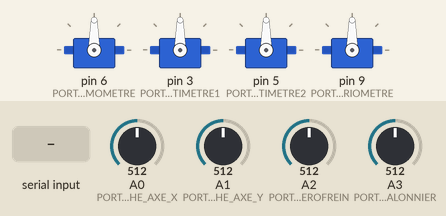
Bench run of a sketch on a simulated Arduino Uno, built with avr-gcc and run on an emulated ATmega328P. Parts: 4 × servo. Inputs (shaded band) come from the test bench; at power-on: A0 (PORT_POT_MANCHE_AXE_X) = 512, A1 (PORT_POT_MANCHE_AXE_Y) = 512, A2 (PORT_POT_AEROFREIN) = 512, A3 (PORT_POT_PALONNIER) = 512.

Above: at 1.2 s.
1.3 s: "ANE\n" received over Serial
At 2.4 s:
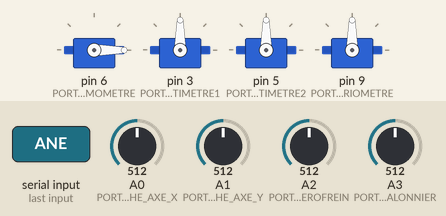
2.8 s: "ALT\n" received over Serial
At 3.6 s:
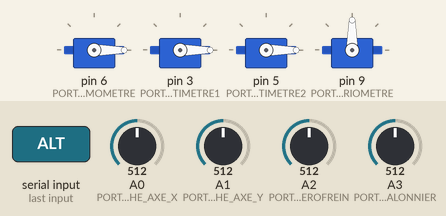
Timing chart, 0 to 5.8 s (numbered marks = the images above; inputs shaded):
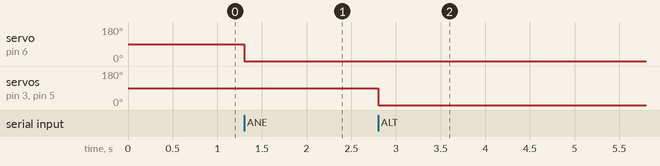

The sketch:

interface_arduino_simu.ino
```cpp
/* #define remplace une chaine de caractère par une autre chaine de caractère avant la compilation
    ça revient au fonctionnement d'une constante sauf que celle-ci ne prend pas de place en mémoire
    et nous permet de modifier facilement le port sur lequel est branché un composant
*/
#define PORT_SERVO_ANEMOMETRE 6
#define PORT_SERVO_ALTIMETRE1 3
#define PORT_SERVO_ALTIMETRE2 5
#define PORT_SERVO_VARIOMETRE 9
// les ports sur lesquels sont branchés les servomoteurs doivent être compatibles PWM (avoir une ~ à coté du numéro de port)

#define PORT_POT_MANCHE_AXE_X A0
#define PORT_POT_MANCHE_AXE_Y A1
#define PORT_POT_AEROFREIN A2
#define PORT_POT_PALONNIER A3
// les ports sur lesquels sont branchés les potentiomètre doivent être des ports analogiques

#define VALEUR_LIMITE_ANEMOMETRE 178
#define VALEUR_LIMITE_ALTIMETRE1 179
#define VALEUR_LIMITE_ALTIMETRE2 179
#define VALEUR_INF_LIMITE_VARIOMETRE 12
#define VALEUR_MIL_LIMITE_VARIOMETRE 92
#define VALEUR_SUP_LIMITE_VARIOMETRE 177
// les valeurs limites atteintes par les servomoteurs (en m/s et m)


#include <Servo.h>
// importe la bibliothèque qui commande les servomoteurs

Servo anemometre;
Servo altimetre1;
Servo altimetre2;
Servo variometre;
// définie trois fonctions qui utiliseront la bibliothèque Servo

int valMancheAxeX;
int valMancheAxeY;
int valPotAerofrein;
int valPotPalonnier;
// déclare les variables pour les potentiomètres (valeur entre 0 et 1023)

int valServoAnemometre = 0;
int valServoAltimetre1 = 0;
int valServoAltimetre2 = 0;
int valServoVariometre = 0;
// déclare les variables pour les servomoteurs (valeur entre 0 et 255)

String commande = "";
//déclare la variable qui contiendra temporairement la commande reçue de Python


// fonction setup ne s'exécutent qu'une seule fois au démarrage
void setup() {
  Serial.begin(57600);
  // démarre la connexion série avec Python

  anemometre.attach(PORT_SERVO_ANEMOMETRE);
  altimetre1.attach(PORT_SERVO_ALTIMETRE1);
  altimetre2.attach(PORT_SERVO_ALTIMETRE2);
  variometre.attach(PORT_SERVO_VARIOMETRE);
  // définit les ports reliés aux servomoteurs
}

// fonction qui actualise la valeur des entrées (potentiomètres)
void inputData() {
  valMancheAxeX = map (analogRead(PORT_POT_MANCHE_AXE_X), 237, 388, -100, 100);
  valMancheAxeY = map (analogRead(PORT_POT_MANCHE_AXE_Y), 89, 289, -100, 100);
  valPotAerofrein = map (analogRead(PORT_POT_AEROFREIN), 0, 1023, 0, 100);
  valPotPalonnier = map (analogRead(PORT_POT_PALONNIER), 0, 1023, -100, 100);
  // récupère la position des potentiomètres, après les avoir traduient en valeur de -100 à 100
}

// fonction qui gère la communication entrante avec Python
void comSerialSimu() {

  if (Serial.available() > 0) {
    // check si un message arrive sur le port série

    char caractere = Serial.read();
    // stocke le caractère reçue

    if (caractere == 10) { // si le caractère est \n (retour à la ligne: 10 en valeur ASCII), le suffixe,  rechercher à quoi correspond le préfixe
      if (commande.substring(0, 3) == "ANE") { // si le préfixe correspond à "ANE" (anémomètre)
        valServoAnemometre = commande.substring(3).toInt(); // stocker la variable correspondant à l'anémomètre, après l'avoir convertie d'ASCII à entier
        outputAnemometre();
      } else if (commande.substring(0, 3) == "ALT") { // (altimètre)
        valServoAltimetre1 = commande.substring(3).toInt();
        valServoAltimetre2 = commande.substring((commande.length()) - 3).toInt(); // ne prend en compte que les 3 derniers chiffres du nombre réprésentant l'altitude
        outputAltimetre();
      } else if (commande.substring(0, 3) == "VAR") { // (variomètre)
        valServoVariometre = commande.substring(3).toInt();
        outputVariometre();
      } else if (commande.substring(0, 3) == "REL") { // (reload)
        exportDataSimu(); // éxecuter la fonction exportDataSimu()
      }
      commande = ""; // vider la chaine de caractère
      Serial.flush(); // vider la memoire d'entrée du port série
    } else {
      commande += String(caractere); // si le caractère n'est pas \n, ajouter le caractère à la chaîne de caractère
    }
  }
}

// fonction qui gère la communication sortante avec Python
void exportDataSimu() {
  Serial.print("MAX"); // envoie la chaine de caractère préfixe "MAX" (fonction print)
  Serial.println(valMancheAxeX); // suivie de la variable correspondante et du suffixe "\r\n" (fonction println)
  Serial.print("MAY");
  Serial.println(valMancheAxeY);
  Serial.print("PAL");
  Serial.println(valPotPalonnier);
  Serial.print("AER");
  Serial.println(valPotAerofrein);
}

// fonctions qui actualise les sorties (servomoteurs)

void outputAnemometre() {
  valServoAnemometre = map(constrain(valServoAnemometre, 20, 240), 20, 240, 0, VALEUR_LIMITE_ANEMOMETRE);  //insérer la plage d'entrée en m/s de Vy et prendre en compte la limite des servomoteurs
  anemometre.write(valServoAnemometre);
}

void outputAltimetre() {
  valServoAltimetre1 = map(valServoAltimetre1, 0, 9132, 0, VALEUR_LIMITE_ALTIMETRE1);  //insérer la plage d'entrée en m de z et prendre en compte la limite des servomoteurs
  altimetre1.write(constrain(valServoAltimetre1, 0, VALEUR_LIMITE_ALTIMETRE1));
  valServoAltimetre2 = map(valServoAltimetre2, 0, 886, 0, VALEUR_LIMITE_ALTIMETRE2);
  altimetre2.write(constrain(valServoAltimetre2, 0, VALEUR_LIMITE_ALTIMETRE2));
}

void outputVariometre() {
  valServoVariometre = (valServoVariometre > 0) ? map(valServoVariometre, 0, 500, VALEUR_MIL_LIMITE_VARIOMETRE, VALEUR_SUP_LIMITE_VARIOMETRE) : map(-valServoVariometre, 500, 0, VALEUR_INF_LIMITE_VARIOMETRE, VALEUR_MIL_LIMITE_VARIOMETRE);
  variometre.write(constrain(valServoVariometre, VALEUR_INF_LIMITE_VARIOMETRE, VALEUR_SUP_LIMITE_VARIOMETRE));  //insérer la plage d'entrée en cm/s de Vz
  // écrit la position des servomoteurs
}

// fonction loop exécutent en boucle (While True) après le setup
void loop() {
  inputData();
  comSerialSimu();
}
```

Measured:
- after the input at 1.3 s, servo on pin 6 (PORT_SERVO_ANEMOMETRE): 90° → 0° at once
- after the input at 2.8 s, servo on pin 3 (PORT_SERVO_ALTIMETRE1), servo on pin 5 (PORT_SERVO_ALTIMETRE2): 90° → 0° at once
